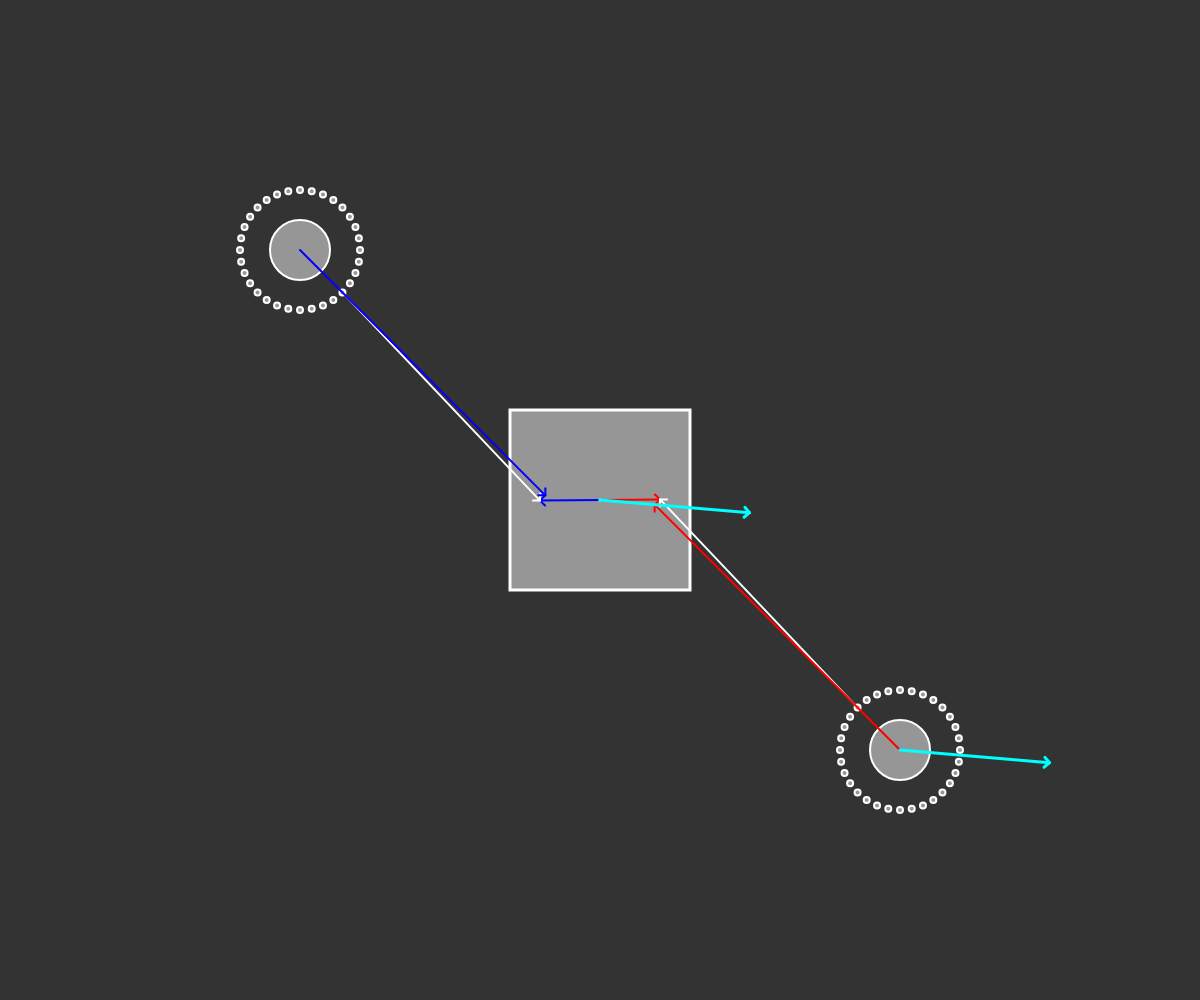
Frame 1 (no input)
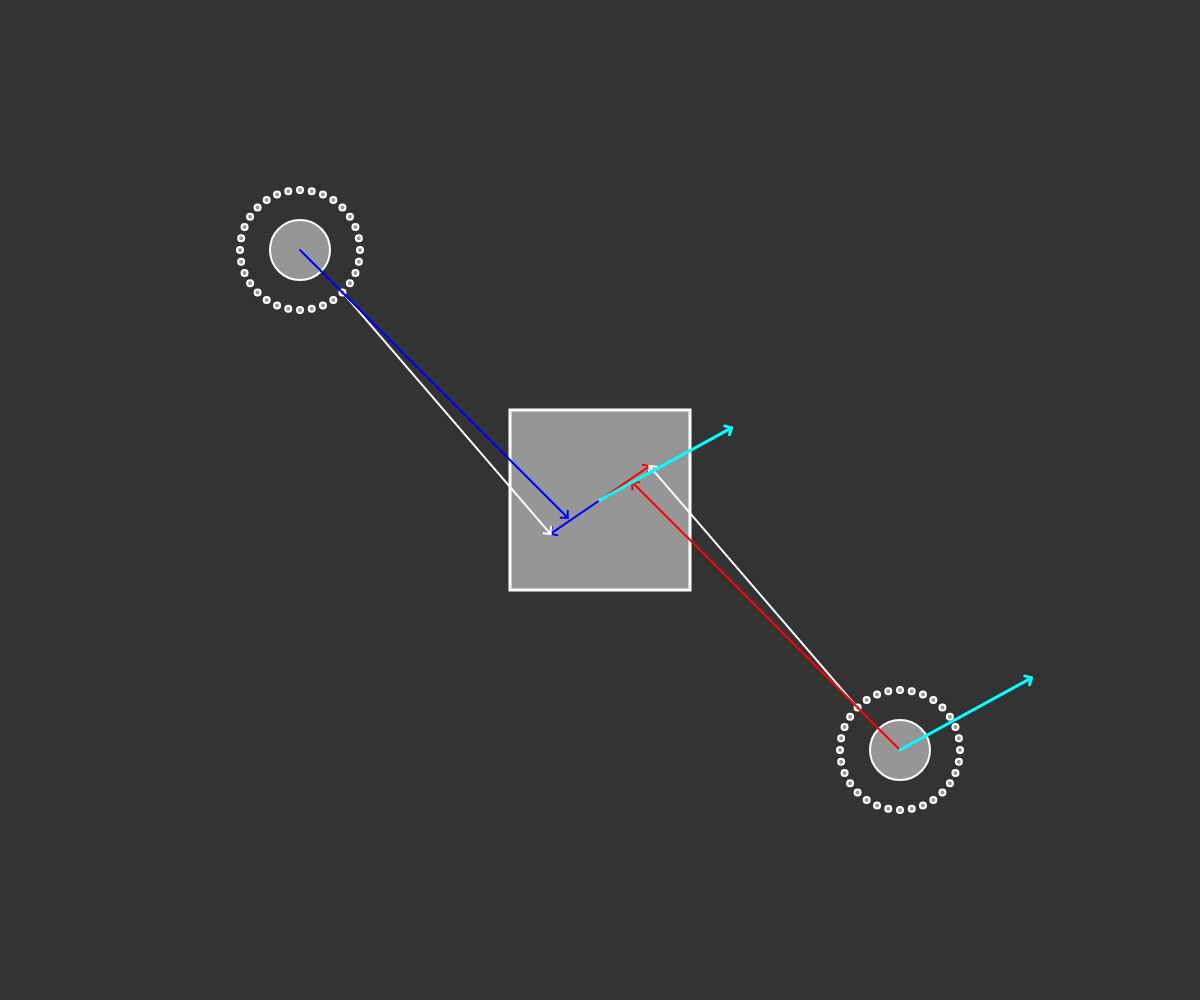
Frame 60 (no input)
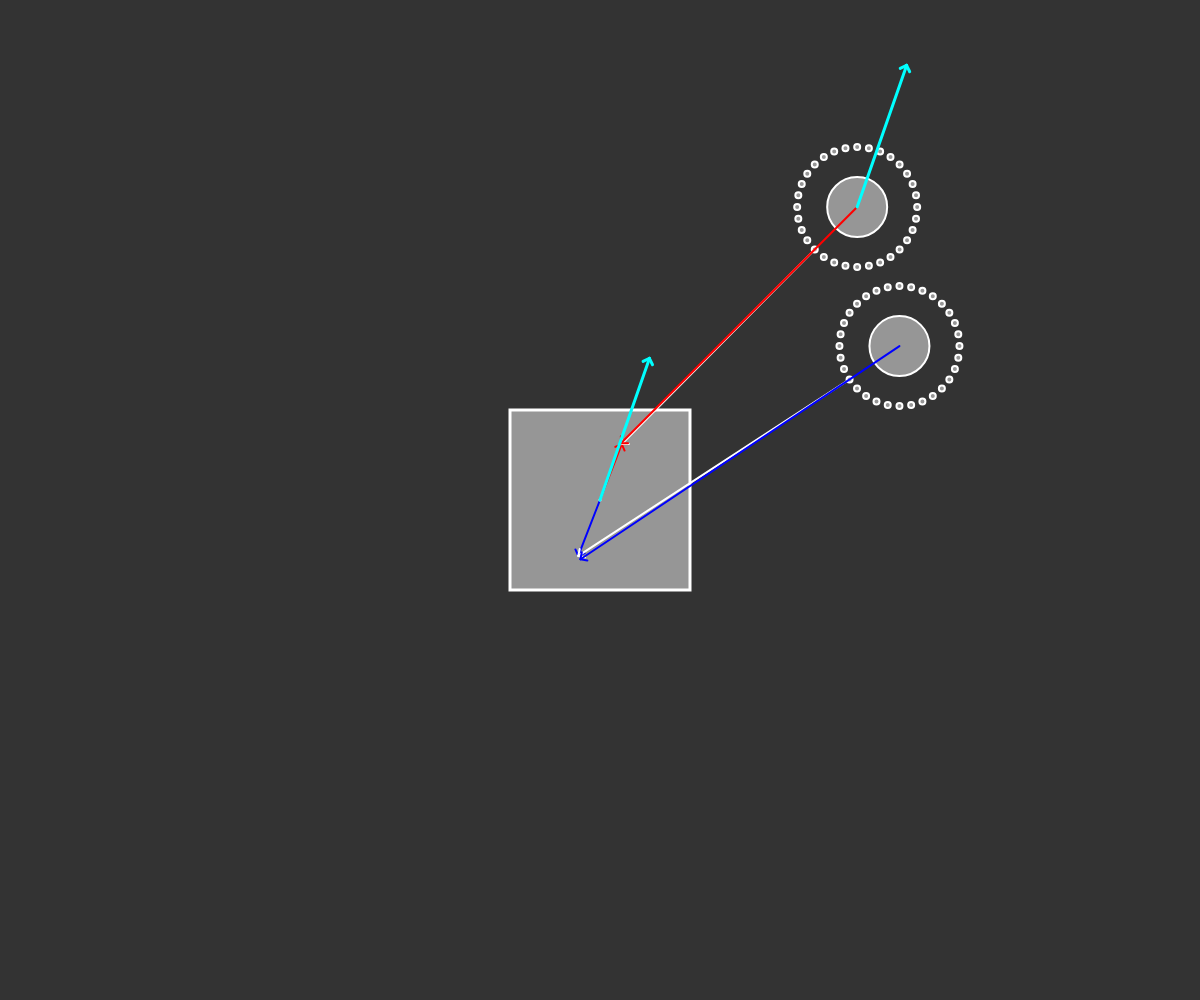
Frame 120 (the mouse pressed at the canvas centre since frame 60)

The p5.js sketch that drew these frames (run headless with seeded random() and noise() and a simulated clock; from frame 60 on, the mouse is pressed at the canvas centre):

// p5.js sketch
// ── sketch.js
// Station orientation detectior via magnetic filed.

let station, sensorN, sensorS;

function setup() {
  createCanvas(windowWidth, windowHeight);
  
  // Station constructors: position, orientation, size.
  let position = createVector(0, 0);
  let orientation = createVector(1, 0);
  let size = windowWidth > windowHeight ? windowWidth * 0.05 : windowHeight * 0.05;
  station = new Station(position, orientation, size);
  
  // Sensor constructors: position, size, detectorCount.
  position = createVector(width / 4, height / 4);
  let sensorCount = 32;
  sensorN = new Sensor(position, size, sensorCount);
  
  position = createVector(-width / 4, -height / 4);
  sensorS = new Sensor(position, size, sensorCount);
  
  // arrow arguments: v1, v2, color, weight.
}

function draw() {
  background(51);
  translate(width / 2, height / 2);
  
  // Random location for the sensors.
  if (frameCount % 100 == 0) {
    let tempX = random(width / 2, -width / 2);
    let tempY = random(height / 2, -height / 2);
    sensorN.changePosition(createVector(tempX, tempY));
    sensorN.update();
    
    tempX = random(width / 2, -width / 2);
    tempY = random(height / 2, -height / 2);
    sensorS.changePosition(createVector(tempX, tempY));
    sensorS.update();
  }
  
  // Rotation for the station.
  let newOrientation = p5.Vector.fromAngle(-frameCount * 0.01);
  station.changeOrientation(newOrientation);
  station.update();
  station.show();
  
  // Show sensors and recieve its approximated vectors.
  sensorN.show();
  let approximationN = sensorN.showFromDetector(station.N, 0);
  sensorS.show();
  let approximationS = sensorS.showFromDetector(station.S, 1);
  
  // Draw approximated orientation vector.
  approximationN.add(sensorN.position);
  approximationS.add(sensorS.position);
  let approximationOrientation = p5.Vector.sub(approximationN, approximationS);
  approximationOrientation.setMag(station.size * 2.5);
  let approximationSN = p5.Vector.add(sensorN.position, approximationOrientation);
  arrow(sensorN.position, approximationSN, color(0, 255, 255), 3);
  
  // Approximated vector from center.
  temp = p5.Vector.add(createVector(0, 0), approximationSN);
  arrow(createVector(0, 0), approximationOrientation, color(0, 255, 255), 3);
}

// ── misc.js
function arrow(v1, v2, color, weight) {
  let xAxis = createVector(1, 0);
  let temp = p5.Vector.sub(v2, v1);
  let angle = xAxis.angleBetween(temp);
  
  push();
  stroke(color);
  strokeWeight(weight);
  line(v1.x, v1.y, v2.x, v2.y);
  translate(v2.x, v2.y);
  push();
  rotate(angle);
  line(0, 0, -5, -5);
  line(0, 0, -5, 5);
  pop();
  pop();
}

// ── sensor.js
class Detector {
  constructor(position, size) {
    this.position = position;
    this.size = size;
  }
  
  // Return distance between detector and pole; determine the direction.
  detect(point) {
    return this.position.dist(point);
  }
  
  show() {
    stroke(255);
    fill(150);
    ellipse(this.position.x, this.position.y, this.size, this.size);
  }
}

class Sensor {
  constructor(position, size, detectorCount) {
    this.position = position;
    this.size = size;
    this.detectorCount = detectorCount;
    
    // Detector constructors: position, size.
    // Declare detectors around the sensor.
    this.detectors = new Array(this.detectorCount);
    for (let i = 0; i < this.detectorCount; i++) {
      let temp = p5.Vector.fromAngle(TWO_PI * (i / this.detectorCount), this.size);
      temp.add(this.position);
      this.detectors[i] = new Detector(temp, this.size * 0.1);
    }
  }
  
  // Update detectors base on changed position.
  update() {
    this.detectors = new Array(this.detectorCount);
    for (let i = 0; i < this.detectorCount; i++) {
      let temp = p5.Vector.fromAngle(TWO_PI * (i / this.detectorCount), this.size);
      temp.add(this.position);
      this.detectors[i] = new Detector(temp, this.size * 0.1);
    }
  }
  
  changePosition(position) {
    this.position = position; 
  }
  
  // Return nearest detector's index.
  detectDetector(point) {    
    let min = Infinity;
    let minIndex = 0;
    
    for (let i = 0; i < this.detectorCount; i++) {
      let temp = this.detectors[i].detect(point);
      if (temp < min) {
        min = temp
        minIndex = i;
      }
    }
    return minIndex;
  }
  
  // Show nearest detector and return centerToDetector vector.
  showFromDetector(point, polarity) {
    let minIndex = this.detectDetector(point);
    let minDetector = this.detectors[minIndex];
    
    // Exact vector.
    arrow(minDetector.position, point, color(255, 255, 255), 2);

    // Calculate approximated vector.
    let angle = TWO_PI * (minIndex / this.detectorCount);
    let distance = this.position.dist(point);
    let orientation = p5.Vector.fromAngle(angle, distance);
    let centerToDetector = p5.Vector.add(this.position, orientation);
    
    // Approximated vector.
    let tempColor = color(255, 0, 0);
    if (polarity)
      tempColor = color(0, 0, 255);
    arrow(this.position, centerToDetector, tempColor, 2);
    
    return orientation;
  }
  
  show() {
    stroke(255);
    strokeWeight(2);
    fill(150);
    ellipse(this.position.x, this.position.y, this.size, this.size);
   
    for (let detector of this.detectors) {
      detector.show(); 
    }
  }
}

// ── station.js
class Station {
  constructor(position, orientation, size) {
    this.position = position;
    this.orientation = orientation;
    this.size = size;
    
    this.orientation.setMag(this.size);
    this.N = p5.Vector.add(this.position, this.orientation);
    let temp = createVector(-this.orientation.x, -this.orientation.y);
    this.S = p5.Vector.add(this.position, temp);
  }
  
  changeOrientation(orientation) {
    this.orientation = orientation;
  }
  
  // Update poles.
  update() {
    this.orientation.setMag(this.size);
    this.N = p5.Vector.add(this.position, this.orientation);
    let temp = createVector(-this.orientation.x, -this.orientation.y);
    this.S = p5.Vector.add(this.position, temp);
  }
  
  show() {
    push();
    stroke(255);
    strokeWeight(3);
    fill(150);
    rectMode(RADIUS);
    rect(this.position.x, this.position.y, this.size * 1.5, this.size * 1.5);
    
    let weight = 2;                  // strokeWeight for arrow.
    let temp = color(255, 0, 0);     // color for arrow.
    arrow(this.position, this.N, temp, weight);    // darwing N.
    
    temp = color(0, 0, 255);
    arrow(this.position, this.S, temp, weight);    // drawing S.
    
    point(this.position.x, this.position.y);       // point middle point.
    pop();
  }
}
